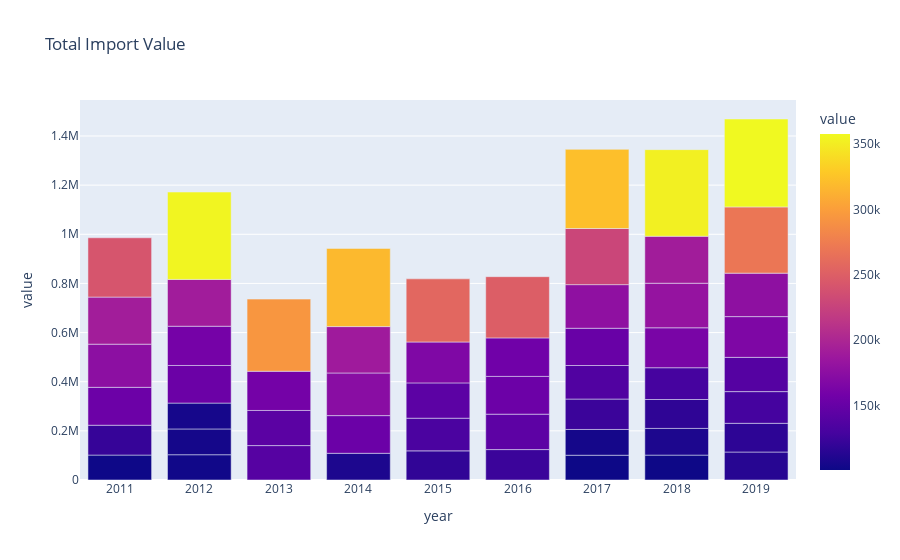

Notebook source saved alongside this figure:
### Code cell
fig = px.bar(map_test, x="year", y="value",barmode='group',hover_data=['par_countries','item', 'value', 'element'], color="value", title='Total Import Value')

fig["layout"].pop("updatemenus")
fig.show()

### Figure 1 — Plotly figure (JSON) as saved in the notebook; plotly's stock layout.template omitted (floating-point values rounded to 4 significant figures; data arrays with more than 128 entries replaced by an {"elided": "..."} marker saying what was removed)
{"data": [{"alignmentgroup": "True", "customdata": {"elided": "56x3 str values"}, "hovertemplate": "year=%{x}<br>value=%{marker.color}<br>par_countries=%{customdata[0]}<br>item=%{customdata[1]}<br>element=%{customdata[2]}<extra></extra>", "legendgroup": "", "marker": {"color": [100793, 101314, 101465, 102852, 104897, 104897, 105309, 108674, 108711, 113853, 116899, 117640, 118588, 121437, 123748, 123805, 128972, 129321, 132910, 136566, 139379, 140036, 142973, 143672, 144154, 151536, 153039, 153326, 153698, 154261, 156682, 159489, 159714, 162500, 165835, 166428, 173570, 175625, 176865, 177581, 181418, 188783, 190545, 191147, 191622, 228380, 241356, 249132, 257045, 269623, 293685, 317969, 322117, 352530, 355563, 357759], "coloraxis": "coloraxis", "pattern": {"shape": ""}}, "name": "", "offsetgroup": "", "orientation": "v", "showlegend": false, "textposition": "auto", "type": "bar", "x": [2017, 2018, 2011, 2012, 2017, 2012, 2012, 2018, 2014, 2019, 2019, 2018, 2015, 2011, 2017, 2016, 2019, 2018, 2015, 2017, 2019, 2013, 2013, 2015, 2016, 2017, 2012, 2014, 2016, 2011, 2016, 2013, 2012, 2018, 2019, 2015, 2014, 2011, 2019, 2017, 2018, 2014, 2012, 2018, 2011, 2017, 2011, 2016, 2015, 2019, 2013, 2014, 2017, 2018, 2012, 2019], "xaxis": "x", "y": [100793, 101314, 101465, 102852, 104897, 104897, 105309, 108674, 108711, 113853, 116899, 117640, 118588, 121437, 123748, 123805, 128972, 129321, 132910, 136566, 139379, 140036, 142973, 143672, 144154, 151536, 153039, 153326, 153698, 154261, 156682, 159489, 159714, 162500, 165835, 166428, 173570, 175625, 176865, 177581, 181418, 188783, 190545, 191147, 191622, 228380, 241356, 249132, 257045, 269623, 293685, 317969, 322117, 352530, 355563, 357759], "yaxis": "y"}], "layout": {"barmode": "group", "coloraxis": {"colorbar": {"title": {"text": "value"}}, "colorscale": [[0, "#0d0887"], [0.1111, "#46039f"], [0.2222, "#7201a8"], [0.3333, "#9c179e"], [0.4444, "#bd3786"], [0.5556, "#d8576b"], [0.6667, "#ed7953"], [0.7778, "#fb9f3a"], [0.8889, "#fdca26"], [1, "#f0f921"]]}, "legend": {"tracegroupgap": 0}, "title": {"text": "Total Import Value"}, "xaxis": {"anchor": "y", "domain": [0, 1], "title": {"text": "year"}}, "yaxis": {"anchor": "x", "domain": [0, 1], "title": {"text": "value"}}}}
